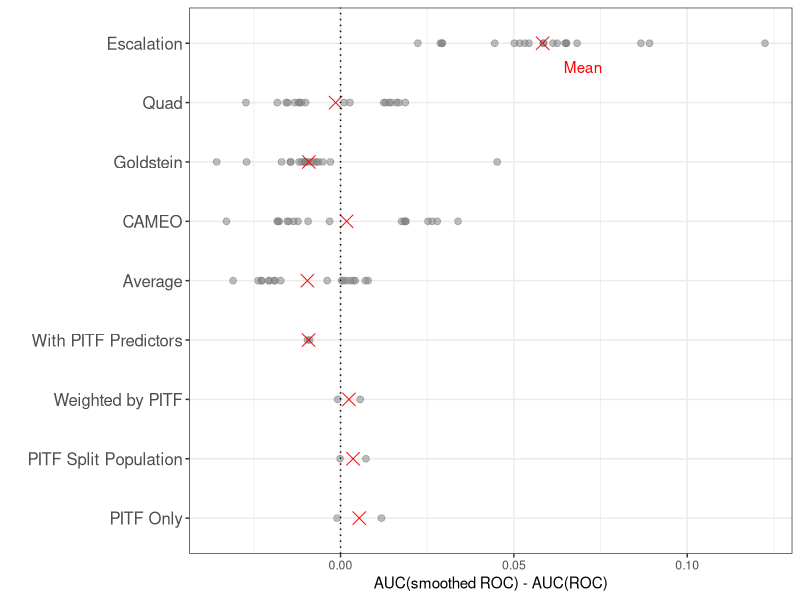

Recreate this plot in R. (Note: this script raises an error after producing the figure.)
## ---- chunk 1
knitr::opts_chunk$set(echo = FALSE, message=FALSE)
# options(tinytex.verbose = TRUE)

library(readr)
library(dplyr)
library(tidyr)
library(tidyverse)
library(kableExtra)
library(stringr)
## ---- chunk 2
table1_benefit <- read_csv("data/table1-smooth-benefit.csv") 
table2_benefit <- read_csv("data/table2-smooth-benefit.csv") 

benefit <- bind_rows(
  table1_benefit %>%
    rename(setting = Model) %>%
    pivot_longer(-c(horizon, setting), names_to = "model", values_to = "diff"),
  table2_benefit %>%
    rename(setting = Model, Escalation = `Escalation Only`) %>%
    pivot_longer(-c(horizon, setting), names_to = "model", values_to = "diff")
)

# mean benefit by model
means <- benefit %>%
  group_by(model) %>%
  summarize(avg_benefit = mean(diff))

ann_text <- tibble(horizon = "1 month", diff = 0.07, model = 8.6, label = "Mean")

model_levels <- c("Escalation", "Quad", "Goldstein", "CAMEO", "Average", 
                  "With PITF Predictors", "Weighted by PITF", "PITF Split Population",
                  "PITF Only")
benefit %>%
  mutate(model = factor(model, levels = rev(model_levels))) %>%
  ggplot(aes(y = model)) + 
  #facet_wrap(~ horizon, scales = "free_x") +
  geom_point(aes(x = diff), alpha = 0.5, size = 2, color = "gray50") +
  geom_point(data = means, aes(x = avg_benefit), shape = 4, color = "red", size = 4) +
  labs(x = "AUC(smoothed ROC) - AUC(ROC)",
       y = "") +
  theme_bw() +
  geom_text(data = ann_text, aes(x = diff, label = label), col = "red") +
  geom_vline(xintercept = 0, linetype = 3) +
  theme(axis.text.y = element_text(size = 12))
## ---- chunk 3
table2_full <- read_csv("data/table2-for-appendix.csv")

table2_full %>%
  select(horizon, column, N_test, cases) %>%
  pivot_wider(names_from = column, values_from = N_test) %>%
  arrange(horizon, desc(cases)) %>%
  rename(Cases = cases, Horizon = horizon) %>%
  select(Cases, Horizon, everything()) %>%
  arrange(desc(Cases), Horizon) %>%
  knitr::kable(
    "latex", booktabs = TRUE, digits = 0,
    caption = "Number of valid test predictions for the escalation and structural alterantives models (B\\&S Table 2)",
    label = "table2-N") %>%
  column_spec(3:7, width = "2cm") %>%
  collapse_rows(1:2, row_group_label_position = "stack") 
## ---- chunk 4
table1_nosmooth <- read_csv("data/table1-nosmooth.csv")

table1_nosmooth %>%
  select(-horizon) %>%
  knitr::kable(
    digits = 2, booktabs = TRUE, 
    caption = "Comparison of the escalation model to alternative ICEWS model using test set AUC-ROC, \\textit{without} smoothed ROC curves (Replication of B\\&S Table 1)",
    label = "table1-nosmooth") %>% 
  pack_rows(index = c("One-month forecasts" = 9, "Six-month forecasts" = 9))
## ---- chunk 5
table2_nosmooth <- read_csv("data/table2-nosmooth.csv")

table2_nosmooth %>%
  dplyr::select(-Model, -horizon) %>%
  knitr::kable(
    digits = 2, booktabs = TRUE, 
    caption = "Comparison of escalation model to structural extensions, using test set AUC-ROC (Replication of B\\&S Table 2)",
    label = "table2-fixed") %>%
  column_spec(2:6, width = "2cm") %>%
  pack_rows(index = c("One-month forecasts" = 1, "Six-month forecasts" = 1)) %>%
  footnote("Differences from the original B\\&S Table 2: (1) AUC-ROC values are computed on the common subset of cases, meaning that N is equal in each row; (2) AUC-ROC values are computed using original, non-smoothed ROC curves.", footnote_as_chunk = TRUE, threeparttable = TRUE)
## ---- chunk 6
tab4o <- read_csv("data/table4-original.csv")
tab4f <- read_csv("data/table4-fixed.csv")

tab4o <- tab4o %>%
  rename(header = type) %>%
  mutate(source = "Original, scored with civil war incidence")
tab4f <- tab4f %>%
  rename(Predicted0 = `0`, Predicted1 = `1`) %>%
  mutate(source = "Fixed, scored with civil war onset")

tab4 <- bind_rows(tab4o, tab4f) %>%
  select(source, header, everything())

tab4 %>%
  knitr::kable(
    caption = "Replication of B\\&S Table 4: 2016 Confusion Matrices for Six-month Escalation Model.",
    label = "table4",
    booktabs = TRUE
  ) %>%
  kableExtra::collapse_rows(1:2, row_group_label_position = "stack")
## ---- chunk 7
table1_smooth <- read_csv("data/table1-smooth.csv")

table1_smooth %>%
  select(-horizon) %>%
  knitr::kable(
    digits = 2, booktabs = TRUE, 
    caption = "Replication of B\\&S Table 1 with smoothed ROC curves; test set AUC-ROC for various models",
    label = "table1-smooth") %>% 
  pack_rows(index = c("One-month forecasts" = 9, "Six-month forecasts" = 9))
## ---- chunk 8
table2_full <- read_csv("data/table2-for-appendix.csv")
  
table2_full %>%
  pivot_longer(auc_roc:auc_roc_smoothed, names_to = "Smoothed ROC",
               values_to = "auc_roc") %>%
  mutate(`Smoothed ROC` = case_when(
    `Smoothed ROC`=="auc_roc" ~ "No",
    TRUE ~ "Yes")
  ) %>%
  select(horizon, column, cases, `Smoothed ROC`, auc_roc) %>%
  pivot_wider(names_from = column, values_from = auc_roc) %>%
  rename(Cases = cases, Horizon = horizon) %>%
  select(Cases, Horizon, `Smoothed ROC`, everything()) %>%
  arrange(desc(Cases), Horizon, desc(`Smoothed ROC`)) %>%
  knitr::kable(
    "latex", booktabs = TRUE, digits = 2,
               caption = "Replication of B\\&S Table 2 with smoothed/original ROC and with original varying N cases or adjusting for common case set with constant N",
    label = "table2-full") %>%
  column_spec(3, width = "1.5cm") %>%
  column_spec(4:8, width = "2cm") %>%
  collapse_rows(1:3, row_group_label_position = "stack")

## ---- chunk 9
table1_benefit <- read_csv("data/table1-smooth-benefit.csv") 
table1_benefit %>%
  select(-horizon) %>%
  knitr::kable(
    digits = 2, booktabs = TRUE, 
    caption = "Smoothing advantage for B\\&S Table 1: the gain in AUC-ROC when calculated using smoothed ROC curves",
    label = "table1-benefit") %>% 
  pack_rows(index = c("One-month forecasts" = 9, "Six-month forecasts" = 9))

table2_benefit <- read_csv("data/table2-smooth-benefit.csv") 
table2_benefit %>%
  select(-horizon) %>%
  knitr::kable(
    digits = 2, booktabs = TRUE, 
    caption = "Smoothing advantage for B\\&S Table 2: the gain in AUC-ROC when calculated using smoothed ROC curves",
    label = "table2-benefit") %>% 
  column_spec(2:6, width = "2cm") %>%
  pack_rows(index = c("One-month forecasts" = 1, "Six-month forecasts" = 1))
